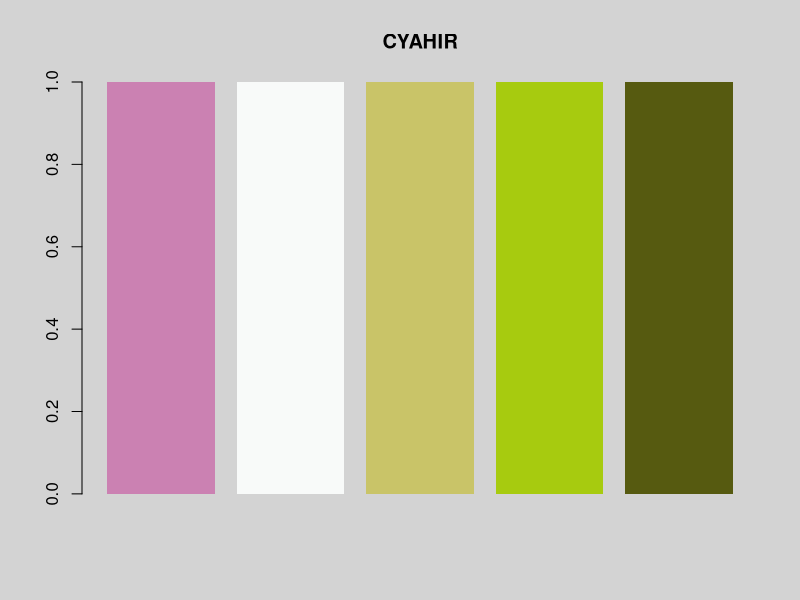
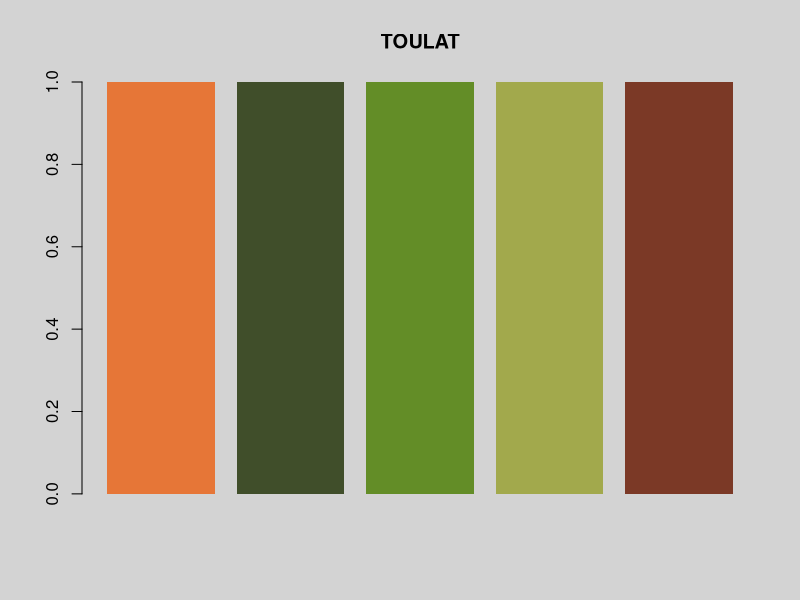
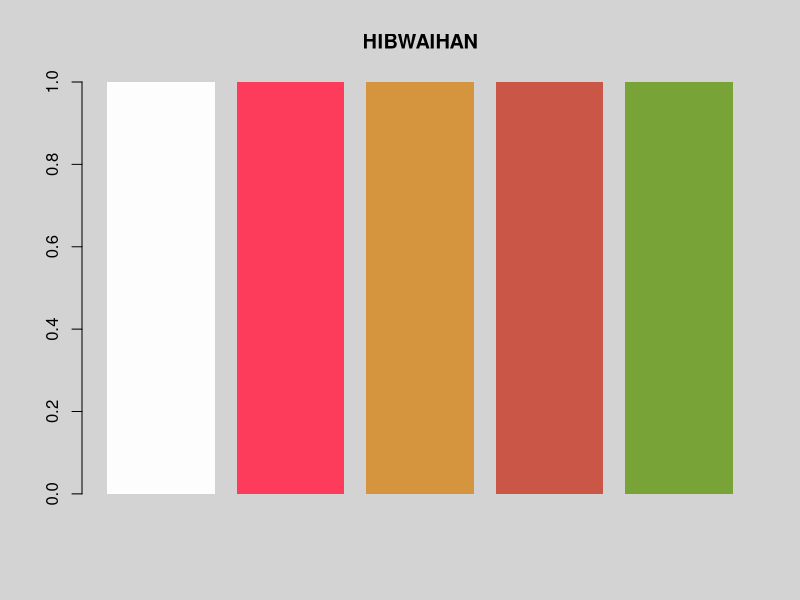
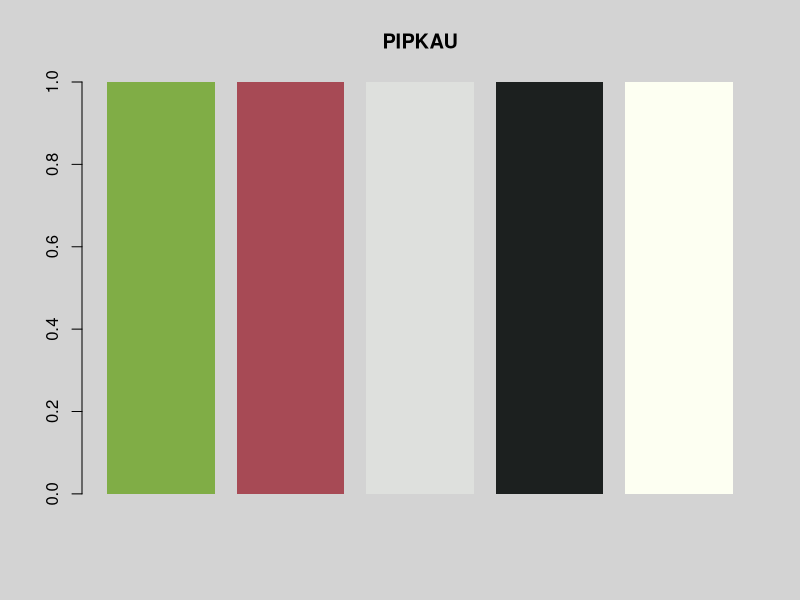
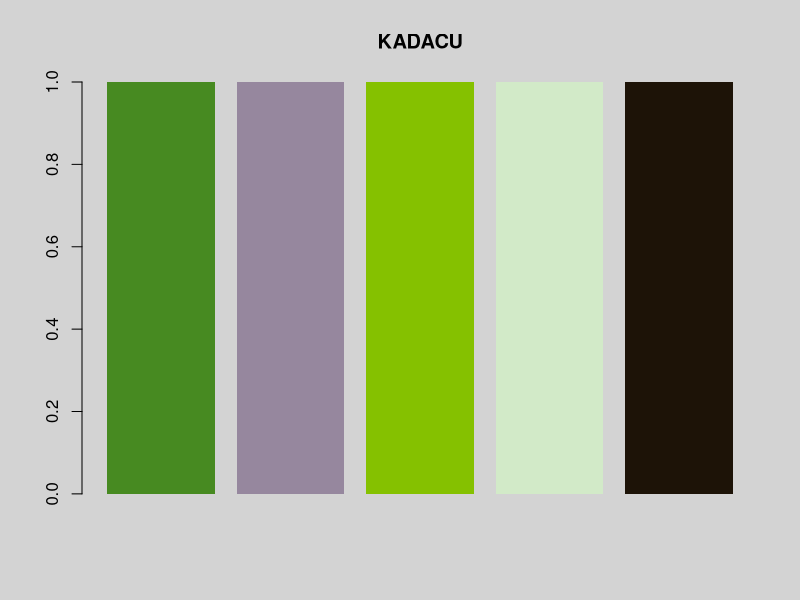
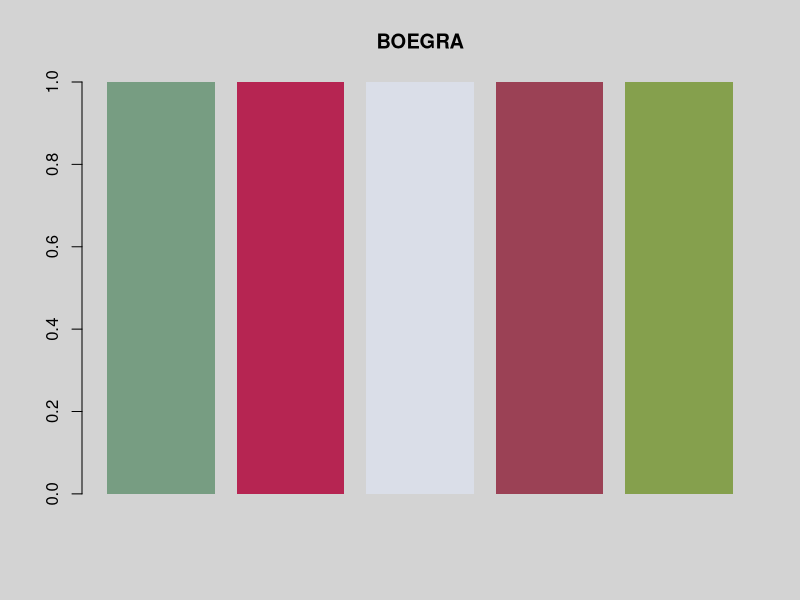
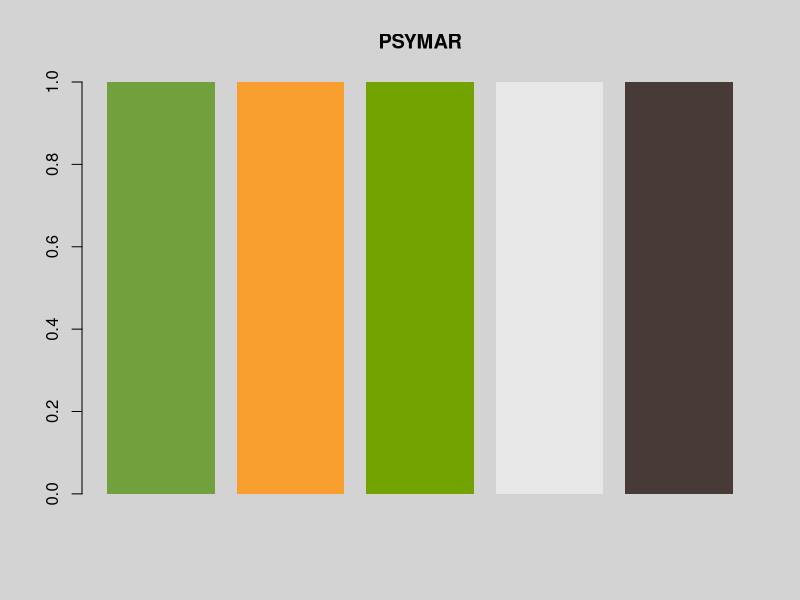
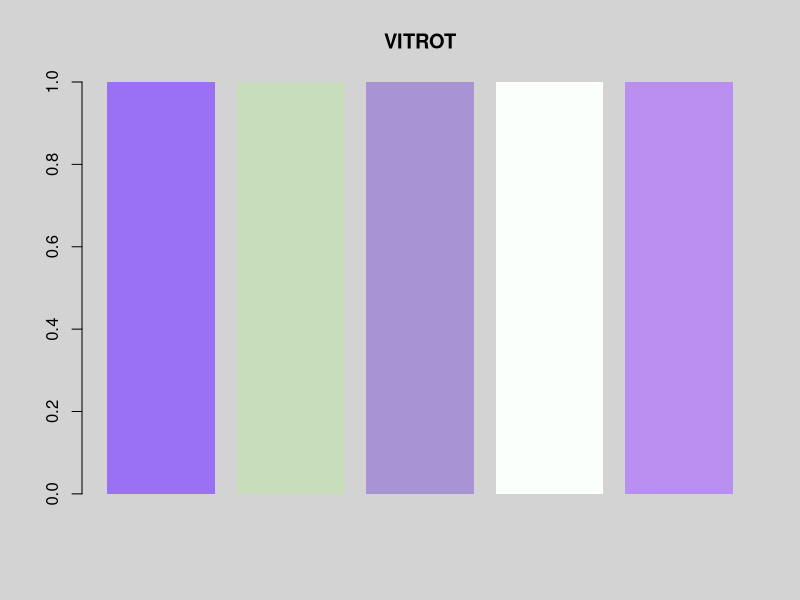

Source code (R) for these figures, in order:
## ---- chunk 1
knitr::opts_chunk$set(echo = TRUE)
## ---- chunk 2
library(ggplot2)
## ---- chunk 3
#Make a vector for each plant:

#Cyanea hirtella
CYAHIR <- c(
  "inner_flower" = "#CB81B2",
  "outer_flower" = "#F8FAF9",
  "stigma" = "#C9C468",
  "leaf" = "#A7CB0F",
  "leaf2" = "#565A10"
)

#Touchardia latifolia
TOULAT <- c(
  "berry" = "#E67637",
  "fruit" = "#404E2A",
  "leaf" = "#638D27",
  "stem" = "#A2A94C",
  "vein" = "#7B3926"
)

#Hibiscus waimeae subsp. hannerae
HIBWAIHAN <- c(
  "petals" = "#FDFDFD",
  "stigma" = "#FD3C5B",
  "pollen" = "#D5953E",
  "leaf_rust"= "#C95646",
  "leaf" = "#77A337"
)

#Pipturus kauiensis
PIPKAU <- c(
  "leaf" = "#80AD46",
  "vein" = "#A74A55",
  "fruit" = "#DEE0DD",
  "seed" = "#1C201F",
  "underside_leaf" = "#FDFFF2"
)

#Kadua acuminata
KADACU <-c(
  "leaf" = "#478A21",
  "leaf2" = "#96879E",
  "leaf3" = "#85C100",
  "flower" = "#D2EAC8",
  "anther" = "#1D1307"
)

#Boehmeria grandis
BOEGRA <- c(
  "leaf" = "#779D82",
  "inflorescence" = "#B62552",
  "flower" = "#DADEE8",
  "vein" = "#9B4155",
  "underside_leaf" = "#85A04D"
)

#Psychotria mariniana
PSYMAR <- c(
  "leaf" = "#72A03D",
  "fruit" = "#F99F2F",
  "unripe_fruit" = "#73A301",
  "flower" = "#E7E7E7",
  "bark" = "#483A37"
)

#Vitex rotundifolia
VITROT <- c(
  "flower" = "#9A71F3",
  "leaf" = "#C8DEBA",
  "filament" = "#A893D4",
  "hairs" = "#FAFFFB",
  "flower2" = "#B98FF1"
)

#Cyrtandra sp.
CYRTANDRA <- c(
  "leaf" = "#91C44E",
  "leaf2" = "#74A35D",
  "flower" = "#CFE1D1",
  "flowerparts" = "#41361A",
  "seed" ="#DDAD59"
)

## ---- chunk 4
plant_palettes <- list(
  CYAHIR = CYAHIR,
  TOULAT = TOULAT,
  HIBWAIHAN = HIBWAIHAN,
  PIPKAU = PIPKAU,
  KADACU = KADACU,
  BOEGRA = BOEGRA,
  PSYMAR = PSYMAR,
  VITROT = VITROT,
  CYRTANDRA = CYRTANDRA
)
## ---- chunk 5
plantpalette <- function(palette_name) {                 ## Make function called plantpalette, manipulating "palette_name" variable
  if (!palette_name %in% names(plant_palettes)) {        ## calls plant_palettes to look for name, %in% checks if the palette name exists, ! makes it so if not found, the "!" makes it a negative statement so that if the plant name isn't found in the list, then the stop message is given
    stop("Palette not found. Available palettes: ",     ## stop: stops function to give the error, paste: puts the names as a sting but separates by a comma
         paste(names(plant_palettes), collapse = ", "))
  }
  return(plant_palettes[[palette_name]])                ## accesses the palette with the name given and returns the palette!
}

## Example
plantpalette("CYRTANDRA")                                  ##it worked! yay!
## ---- chunk 6
example_plot <- function(palette_name) {                    ## function name = example_plot, manipulating "palette_name" variable
  colors <- plantpalette(palette_name)                      ## gets the colors of the palette you name, uses the previous function
  par(bg = "lightgray")                                     ## this just makes the background grey so it's easier to see the lighter colors
  barplot(rep(1, length(colors)),                           ## makes a barplot, with a vector of 1s with the amount of colors in the package
          col = colors,                                     ## calls the colors in the package called
          border = NA,                                      ## remove borders so it looks nicer
          main = palette_name)                              ## makes the title the plant code
}

## Test all palettes using a loop! Thankfully we just learned this! lol
## Calls a palette then loops it through the function
for (palette in names(plant_palettes)) {                    ## calls all the names in plant_palettes, loops it for each palette 
  example_plot(palette)                                     ## calls the function above
}

